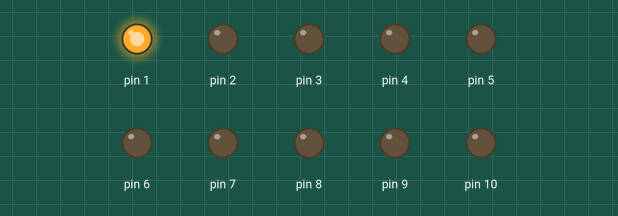
Simulated run of this sketch. Board: Arduino Uno, built with avr-gcc and run on an emulated ATmega328P. Shown: output pins drawn as LEDs (lit = HIGH).

Above: at 0.1 s.
At 5.1 s:
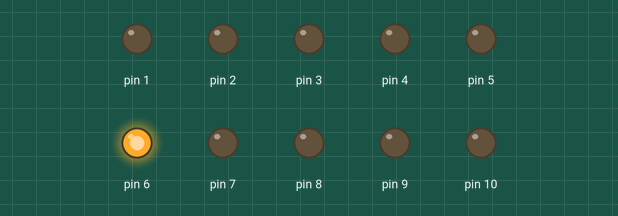
At 10.1 s:
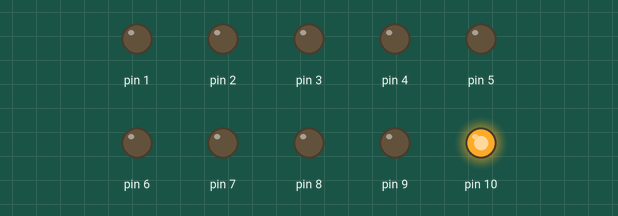
At 21.1 s:
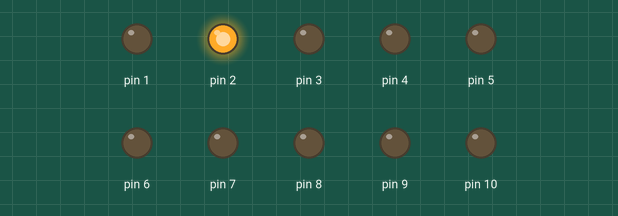
At 31.1 s:
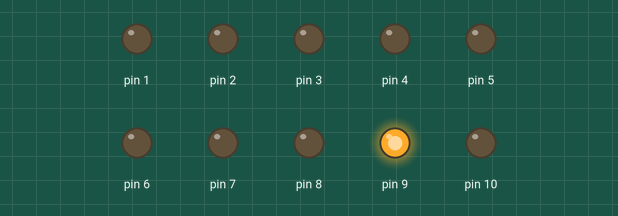
At 39.75 s:
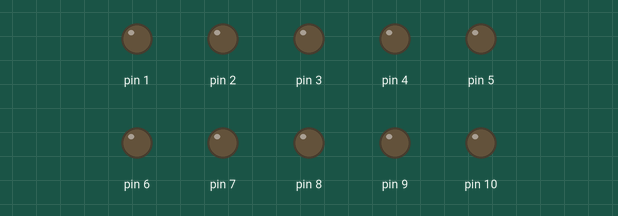
Timing chart, 0 to 40.0 s (numbered marks = the images above):
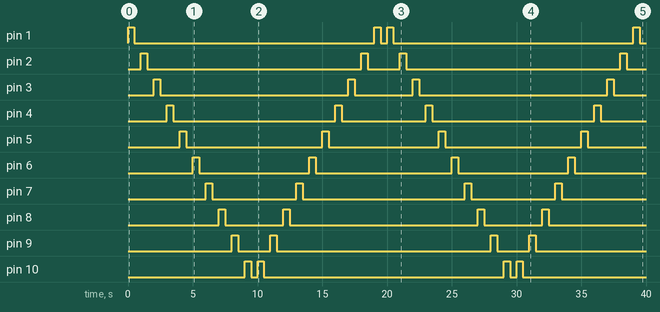

The sketch:

De6_Cau1.ino
```cpp
void setup() {
  for(int i =1; i<= 10; i++){
    pinMode(i,OUTPUT);
  }

}

void loop() {
for(int i =1; i<= 10; i++){
  digitalWrite(i,HIGH);
  delay(500);
  digitalWrite(i,LOW);
  delay(500);
}
for(int i =10 ; i>= 1; i--){
  digitalWrite(i,HIGH);
  delay(500);
  digitalWrite(i,LOW);
  delay(500);
}
}
```

Measured:
- by itself, pin 1: LOW → HIGH at 0.00 s, → LOW 0.50 s later, → HIGH 18.5 s later, → LOW 0.50 s later, … (8 changes in this stretch)
- by itself, pin 2: LOW → HIGH at 1.0 s, → LOW 0.50 s later, → HIGH 16.5 s later, → LOW 0.50 s later, … (8 changes in this stretch)
- by itself, pin 3: LOW → HIGH at 2.0 s, → LOW 0.50 s later, → HIGH 14.5 s later, → LOW 0.50 s later, … (8 changes in this stretch)
- by itself, pin 4: LOW → HIGH at 3.0 s, → LOW 0.50 s later, → HIGH 12.5 s later, → LOW 0.50 s later, … (8 changes in this stretch)
- by itself, pin 5: LOW → HIGH at 4.0 s, → LOW 0.50 s later, → HIGH 10.5 s later, → LOW 0.50 s later, … (8 changes in this stretch)
- by itself, pin 6: LOW → HIGH at 5.0 s, → LOW 0.50 s later, → HIGH 8.5 s later, → LOW 0.50 s later, … (8 changes in this stretch)
- by itself, pin 7: LOW → HIGH at 6.0 s, → LOW 0.50 s later, → HIGH 6.5 s later, → LOW 0.50 s later, … (8 changes in this stretch)
- by itself, pin 8: LOW → HIGH at 7.0 s, → LOW 0.50 s later, → HIGH 4.5 s later, → LOW 0.50 s later, … (8 changes in this stretch)
